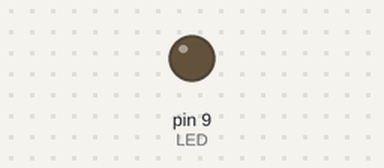
The sketch below on a simulated Arduino Uno, built with avr-gcc and run on an emulated ATmega328P. Parts: output pins drawn as LEDs (lit = HIGH).

Above: at 0.7 s.
At 52.2 s:
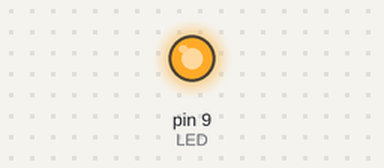
Timing chart, 0 to 74.1 s (numbered marks = the images above):
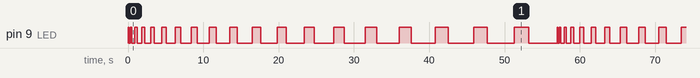

Measured:
- by itself, pin 9 (LED): moves between LOW and HIGH, repeating every 57.0 s
- by itself, everything shown: repeats every 57.0 s, in 38 steps

The sketch:

LED.ino
```cpp
const int LED = 9;//9번핀을 브레드보드와 연결, 9번핀 - 220옴저항 - LED - GND를 직렬로 연결

void setup(){
  pinMode(LED, OUTPUT);//인풋 아웃풋 설정
}

void loop(){
  for(int i = 0;i<20;i++){
    digitalWrite(LED, HIGH);
    delay(i*100);
    digitalWrite(LED, LOW);
    delay(i*200);
  }//깜박이는 시간을 계속 바꿈
}
```
